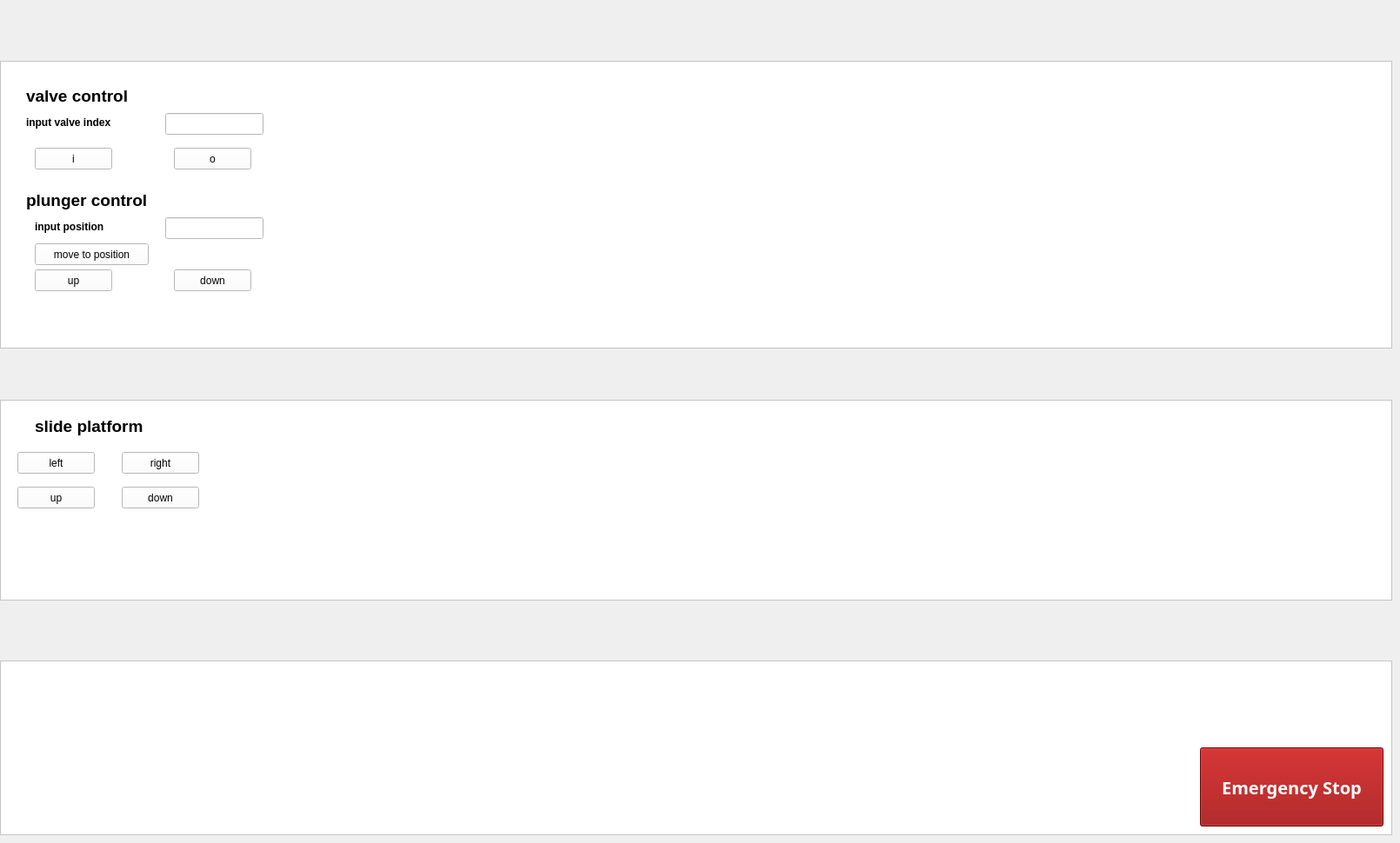
    <widget class="QWidget" name="tab2">
     <attribute name="icon">
      <iconset theme="format-justify-left"/>
     </attribute>
     <attribute name="title">
      <string/>
     </attribute>
     <widget class="QFrame" name="frame_9">
      <property name="geometry">
       <rect>
        <x>0</x>
        <y>70</y>
        <width>1601</width>
        <height>331</height>
       </rect>
      </property>
      <property name="styleSheet">
       <string notr="true">background-color: rgb(255, 255, 255);</string>
      </property>
      <property name="frameShape">
       <enum>QFrame::StyledPanel</enum>
      </property>
      <property name="frameShadow">
       <enum>QFrame::Raised</enum>
      </property>
      <widget class="QLabel" name="label_27">
       <property name="geometry">
        <rect>
         <x>30</x>
         <y>30</y>
         <width>241</width>
         <height>21</height>
        </rect>
       </property>
       <property name="font">
        <font>
         <pointsize>14</pointsize>
         <bold>true</bold>
         <strikeout>false</strikeout>
        </font>
       </property>
       <property name="styleSheet">
        <string notr="true">color: rgb(0, 0, 0);</string>
       </property>
       <property name="text">
        <string>valve control</string>
       </property>
      </widget>
      <widget class="QLineEdit" name="lineEdit_3">
       <property name="geometry">
        <rect>
         <x>190</x>
         <y>60</y>
         <width>113</width>
         <height>25</height>
        </rect>
       </property>
      </widget>
      <widget class="QLabel" name="label_28">
       <property name="geometry">
        <rect>
         <x>30</x>
         <y>60</y>
         <width>141</width>
         <height>21</height>
        </rect>
       </property>
       <property name="font">
        <font>
         <bold>true</bold>
        </font>
       </property>
       <property name="text">
        <string>input valve index</string>
       </property>
      </widget>
      <widget class="QPushButton" name="pushButton_5">
       <property name="geometry">
        <rect>
         <x>40</x>
         <y>100</y>
         <width>89</width>
         <height>25</height>
        </rect>
       </property>
       <property name="text">
        <string>i</string>
       </property>
      </widget>
      <widget class="QPushButton" name="pushButton_6">
       <property name="geometry">
        <rect>
         <x>200</x>
         <y>100</y>
         <width>89</width>
         <height>25</height>
        </rect>
       </property>
       <property name="text">
        <string>o</string>
       </property>
      </widget>
      <widget class="QLabel" name="label_29">
       <property name="geometry">
        <rect>
         <x>40</x>
         <y>180</y>
         <width>141</width>
         <height>21</height>
        </rect>
       </property>
       <property name="font">
        <font>
         <bold>true</bold>
        </font>
       </property>
       <property name="text">
        <string>input position</string>
       </property>
      </widget>
      <widget class="QLabel" name="label_30">
       <property name="geometry">
        <rect>
         <x>30</x>
         <y>150</y>
         <width>241</width>
         <height>21</height>
        </rect>
       </property>
       <property name="font">
        <font>
         <pointsize>14</pointsize>
         <bold>true</bold>
         <strikeout>false</strikeout>
        </font>
       </property>
       <property name="styleSheet">
        <string notr="true">color: rgb(0, 0, 0);</string>
       </property>
       <property name="text">
        <string>plunger control</string>
       </property>
      </widget>
      <widget class="QLineEdit" name="lineEdit_4">
       <property name="geometry">
        <rect>
         <x>190</x>
         <y>180</y>
         <width>113</width>
         <height>25</height>
        </rect>
       </property>
      </widget>
      <widget class="QPushButton" name="pushButton_7">
       <property name="geometry">
        <rect>
         <x>40</x>
         <y>210</y>
         <width>131</width>
         <height>25</height>
        </rect>
       </property>
       <property name="text">
        <string>move to position</string>
       </property>
      </widget>
      <widget class="QPushButton" name="pushButton_8">
       <property name="geometry">
        <rect>
         <x>40</x>
         <y>240</y>
         <width>89</width>
         <height>25</height>
        </rect>
       </property>
       <property name="text">
        <string>up</string>
       </property>
      </widget>
      <widget class="QPushButton" name="pushButton_9">
       <property name="geometry">
        <rect>
         <x>200</x>
         <y>240</y>
         <width>89</width>
         <height>25</height>
        </rect>
       </property>
       <property name="text">
        <string>down</string>
       </property>
      </widget>
     </widget>
     <widget class="QFrame" name="frame_10">
      <property name="geometry">
       <rect>
        <x>0</x>
        <y>460</y>
        <width>1601</width>
        <height>231</height>
       </rect>
      </property>
      <property name="styleSheet">
       <string notr="true">background-color: rgb(255, 255, 255);</string>
      </property>
      <property name="frameShape">
       <enum>QFrame::StyledPanel</enum>
      </property>
      <property name="frameShadow">
       <enum>QFrame::Raised</enum>
      </property>
      <widget class="QLabel" name="label_34">
       <property name="geometry">
        <rect>
         <x>40</x>
         <y>20</y>
         <width>241</width>
         <height>21</height>
        </rect>
       </property>
       <property name="font">
        <font>
         <pointsize>14</pointsize>
         <bold>true</bold>
         <strikeout>false</strikeout>
        </font>
       </property>
       <property name="styleSheet">
        <string notr="true">color: rgb(0, 0, 0);</string>
       </property>
       <property name="text">
        <string>slide platform</string>
       </property>
      </widget>
      <widget class="QPushButton" name="pushButton_10">
       <property name="geometry">
        <rect>
         <x>20</x>
         <y>60</y>
         <width>89</width>
         <height>25</height>
        </rect>
       </property>
       <property name="text">
        <string>left</string>
       </property>
      </widget>
      <widget class="QPushButton" name="pushButton_11">
       <property name="geometry">
        <rect>
         <x>140</x>
         <y>60</y>
         <width>89</width>
         <height>25</height>
        </rect>
       </property>
       <property name="text">
        <string>right</string>
       </property>
      </widget>
      <widget class="QPushButton" name="pushButton_12">
       <property name="geometry">
        <rect>
         <x>20</x>
         <y>100</y>
         <width>89</width>
         <height>25</height>
        </rect>
       </property>
       <property name="text">
        <string>up</string>
       </property>
      </widget>
      <widget class="QPushButton" name="pushButton_13">
       <property name="geometry">
        <rect>
         <x>140</x>
         <y>100</y>
         <width>89</width>
         <height>25</height>
        </rect>
       </property>
       <property name="text">
        <string>down</string>
       </property>
      </widget>
     </widget>
     <widget class="QFrame" name="frame_11">
      <property name="geometry">
       <rect>
        <x>0</x>
        <y>760</y>
        <width>1601</width>
        <height>201</height>
       </rect>
      </property>
      <property name="styleSheet">
       <string notr="true">background-color: rgb(255, 255, 255);</string>
      </property>
      <property name="frameShape">
       <enum>QFrame::StyledPanel</enum>
      </property>
      <property name="frameShadow">
       <enum>QFrame::Raised</enum>
      </property>
      <widget class="QPushButton" name="emergency_stop_2">
       <property name="geometry">
        <rect>
         <x>1380</x>
         <y>100</y>
         <width>211</width>
         <height>91</height>
        </rect>
       </property>
       <property name="font">
        <font>
         <family>Ubuntu Condensed</family>
         <pointsize>15</pointsize>
         <italic>false</italic>
         <bold>true</bold>
        </font>
       </property>
       <property name="styleSheet">
        <string notr="true">background-color: rgb(150, 0, 0);
font: 700 15pt &quot;Ubuntu Condensed&quot;;
color: rgb(255, 255, 255);</string>
       </property>
       <property name="text">
        <string>Emergency Stop</string>
       </property>
       <property name="icon">
        <iconset theme="application-exit"/>
       </property>
       <property name="iconSize">
        <size>
         <width>36</width>
         <height>36</height>
        </size>
       </property>
       <property name="flat">
        <bool>false</bool>
       </property>
      </widget>
     </widget>
    </widget>
